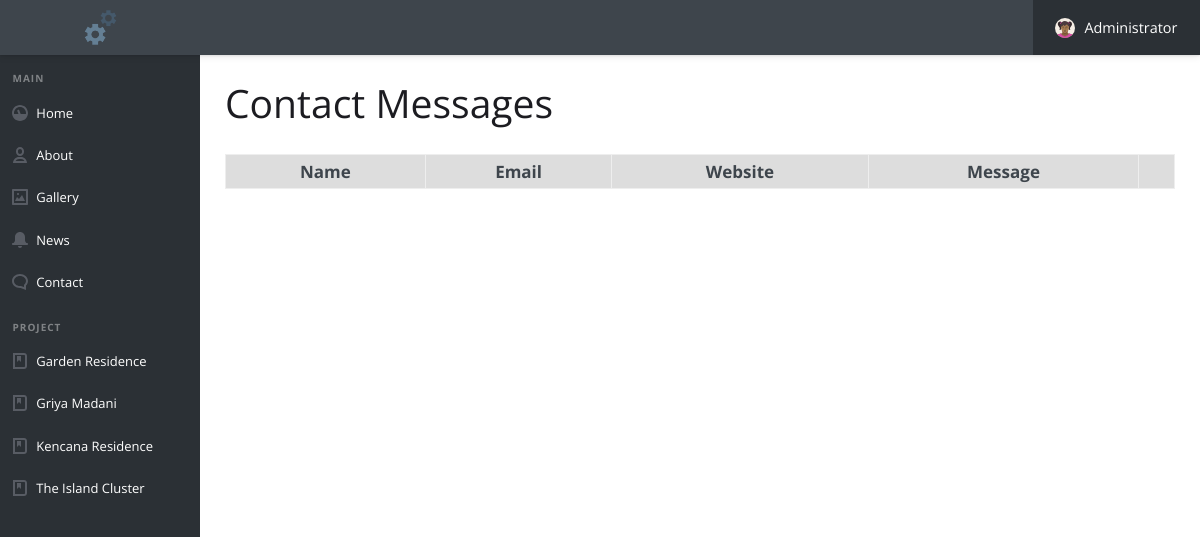
The page /adm/msg.php (signed in) on the database as committed earlier.
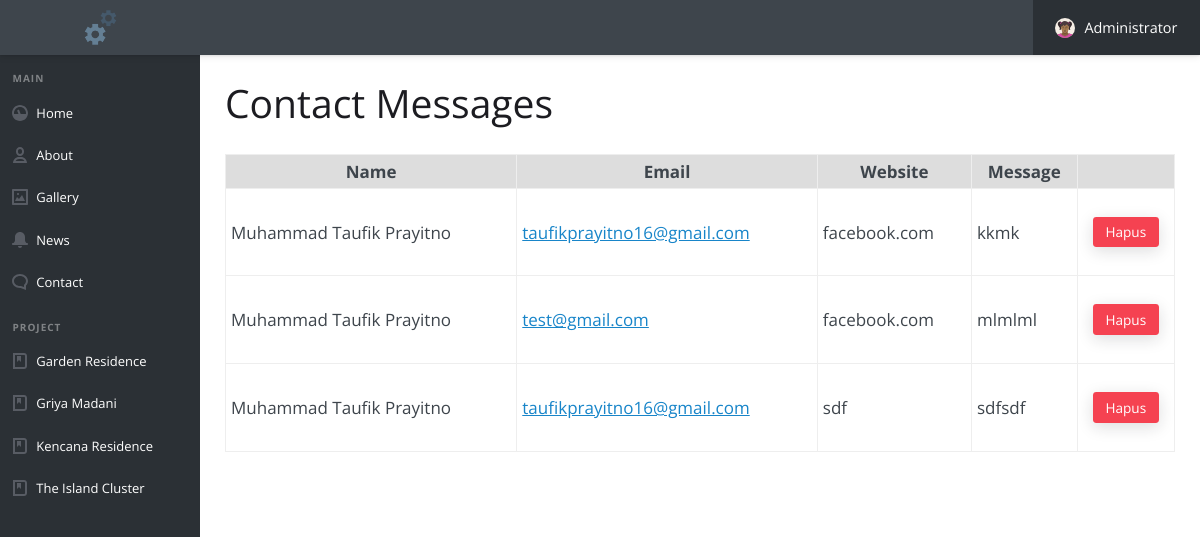
The same page on the database as committed later.
### tables this page shows
CREATE TABLE `tb_message` (
  `id_message` int(55) NOT NULL,
  `name` varchar(255) DEFAULT NULL,
  `email` varchar(255) NOT NULL,
  `website` varchar(255) NOT NULL,
  `message` longtext NOT NULL
);

### adm/msg.php (the view, shortened to what this page needs)
<?php
include("../config/conn.php");
?>
<!doctype html>
<html lang="en">
<head>
  <link rel="stylesheet" href="assets/css/style.css">
</head>
<body>
  <?php include("includes/header.php"); ?>
  <main class="cd-main-content">
    <?php include("includes/navbar.php"); ?>
    <div class="cd-content-wrapper">
      <h2>Contact Messages</h2></h2><br>
      <p>
        <?php
        if (isset($_GET['pageno'])) {
          $pageno = $_GET['pageno'];
        } else {
          $pageno = 1;
        }
        $no_of_records_per_page = 10;
        $offset = ($pageno-1) * $no_of_records_per_page;
        $sql = "SELECT * FROM tb_message LIMIT $offset, $no_of_records_per_page";
        $res_data = mysqli_query($db,$sql);
        ?>
        <div style="overflow-x:auto;">
          <table cellpadding="5" width="100%" border="1">
            <tr style="background:#ddd; font-weight:bolder;">
              <th>Name</th>
              <th>Email</th>
              <th>Website</th>
              <th>Message</th>
              <th colspan="2"></th>
            </tr>
            <?php
            while($data = mysqli_fetch_array($res_data)) {
              ?>
              <tr>
                <td><?php echo $data['name']; ?></td>
                <td><a href="mailto:<?php echo $data['email']; ?>"><?php echo $data['email']; ?></a></td>
                <td><?php echo $data['website']; ?></td>
                <td><?php echo $data['message']; ?></td>
                <td align="center"><br><a class="btn btn--accent btn--sm" href="?id=<?php echo $data['id_message']; ?>&act=del">Hapus</a><br><br></td>
              </tr>
            <?php } ?>
          </table>
        </div><br>
      </p>
    </div>
  </main>
</body>
</html>

Rows that differ between the two databases and show on the page:
added tb_message: name "Muhammad Taufik Prayitno", email "taufikprayitno16@gmail.com", website "facebook.com", message "kkmk"
added tb_message: name "Muhammad Taufik Prayitno", email "test@gmail.com", website "facebook.com", message "mlmlml"
added tb_message: name "Muhammad Taufik Prayitno", email "taufikprayitno16@gmail.com", website "sdf", message "sdfsdf"
